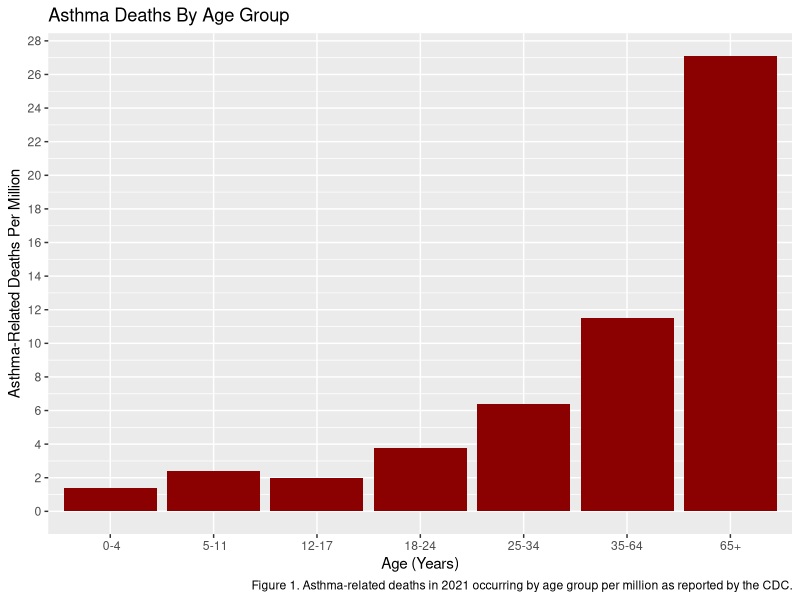

This figure's R source:
## ---- chunk 1
knitr::opts_chunk$set(echo = TRUE)
## ---- chunk 2
library(ggplot2)

age <- data.frame(
  category = c(" 0-4", " 5-11", "12-17", "18-24", "25-34", "35-64", "65+"),
  value = c(1.4, 2.4, 2.0, 3.8, 6.4, 11.5, 27.1)
)

ggplot(age, aes(x = category, y = value)) +
  geom_bar(stat = "identity", fill = "darkred") +
  labs(
    title = "Asthma Deaths By Age Group",
    x = "Age (Years)",
    y = "Asthma-Related Deaths Per Million",
    caption = "Figure 1. Asthma-related deaths in 2021 occurring by age group per million as reported by the CDC."
  ) +
  scale_y_continuous(
    breaks = seq(0, 30, by = 2),  # show numbers every 2 units 
    minor_breaks = seq(0, 30, by = 1)  # add smaller grid lines between major ones
  )
